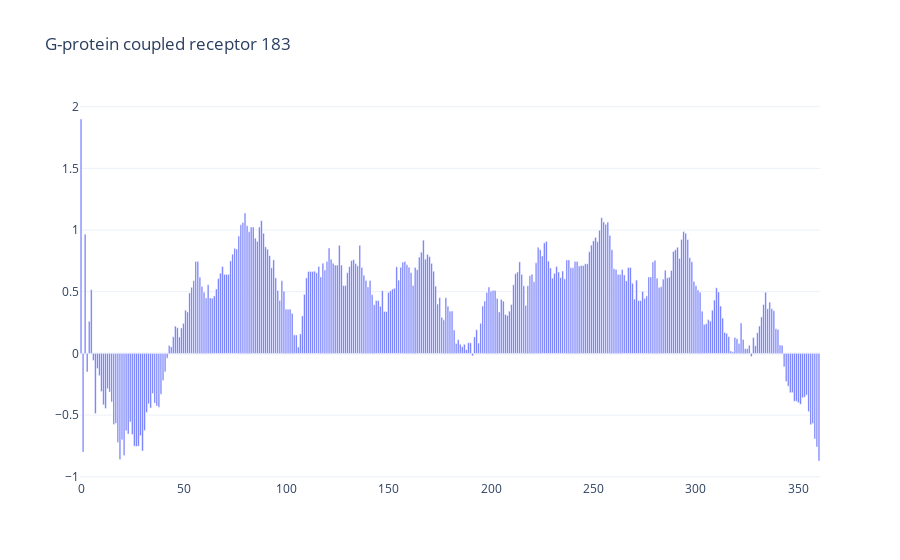

Notebook code cell kept with this figure:
### Code cell
s1 = Protein("G-protein coupled receptor 183", protein_s)
figure = s1.plot(window_size=50)
figure.show()

### Figure 1 — Plotly figure (JSON) as saved in the notebook; plotly's stock layout.template omitted (floating-point values rounded to 4 significant figures; data arrays with more than 128 entries replaced by an {"elided": "..."} marker saying what was removed)
{"data": [{"type": "bar", "x": {"elided": "361 int values"}, "y": {"elided": "361 float values"}}], "layout": {"title": {"text": "G-protein coupled receptor 183"}}}
